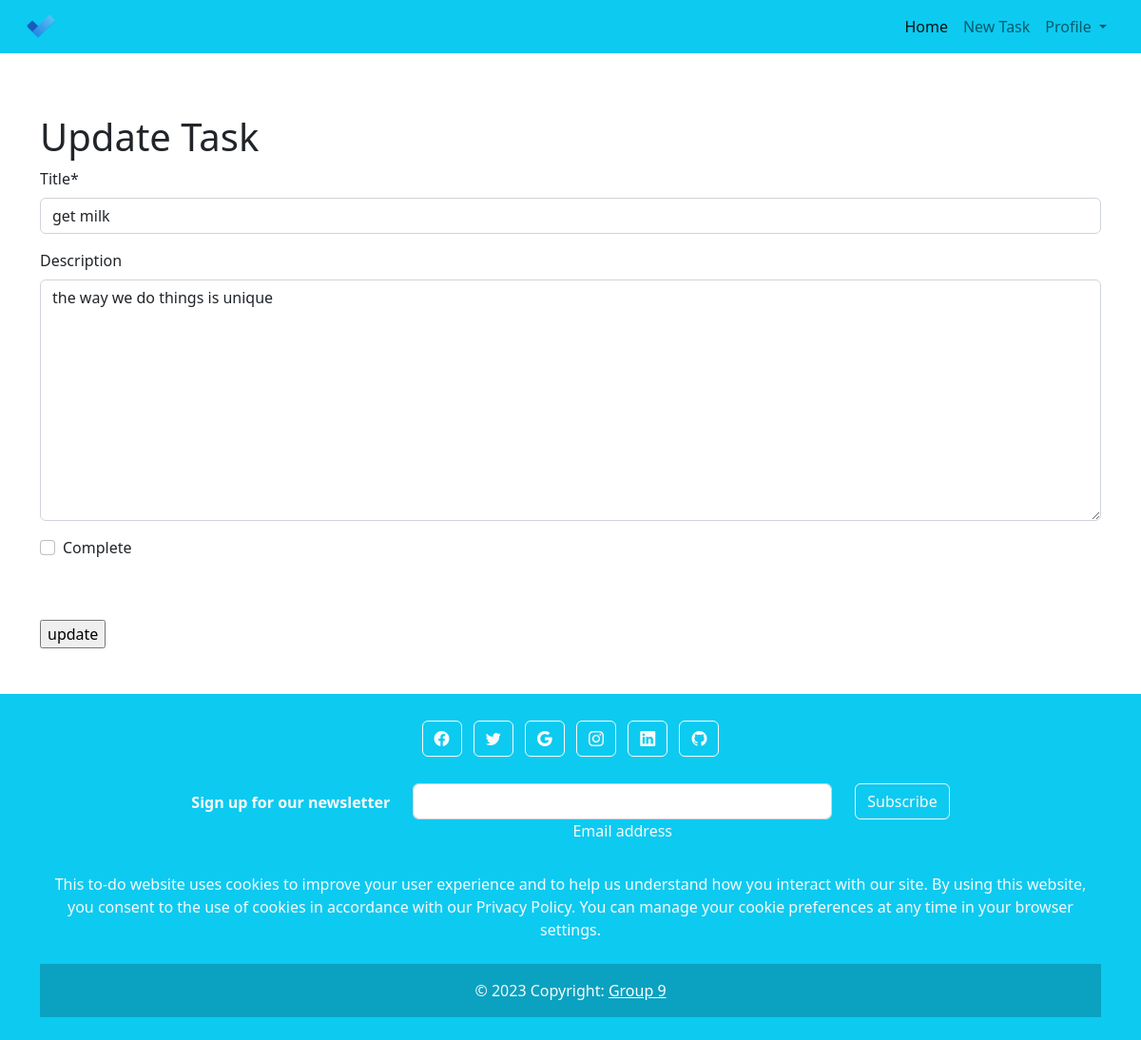
Before: /task-update/2/ (signed in) with the older database file.
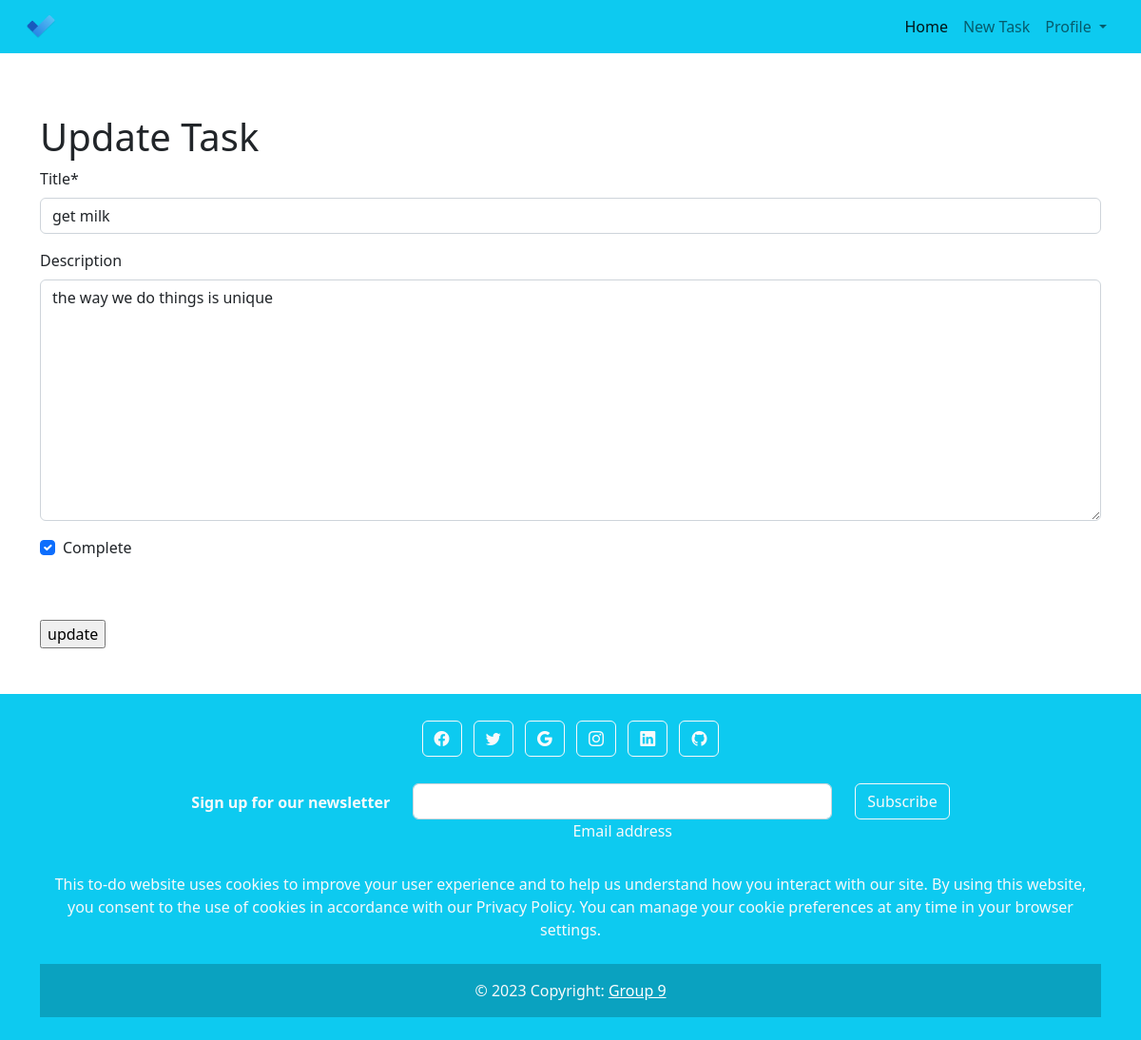
After: the same page with the newer database file.
### PNYNE/models.py (models this page shows, shortened)
class Task(models.Model):
    user = models.ForeignKey(
        User, on_delete=models.CASCADE, null=True, blank=True)
    title = models.CharField(max_length=200)
    description = models.TextField(null=True, blank=True)
    complete = models.BooleanField(default=False)
    created = models.DateTimeField(auto_now_add=True)
    due_date = models.DateTimeField(null=True, blank=True)
    priority = models.CharField(max_length=20, null=True, blank=True)
    completed_date = models.DateTimeField(null=True, blank=True)
    tag = models.OneToOneField(
        'Tag', null=True, blank=True, on_delete=models.CASCADE)
    class Meta:
        order_with_respect_to = 'user'

### PNYNE/views.py (the view)
# urls.py: path('task-update/<int:pk>/', TaskUpdate.as_view(), name='update_task'),
class TaskUpdate(LoginRequiredMixin, UpdateView):
    model = Task
    fields = ['title', 'description', 'complete']
    template_name = 'task/task_update.html'
    success_url = reverse_lazy('home')

### templates/task/task_update.html (shortened to what this page needs)
{% extends 'main/main.html' %} {% load crispy_forms_tags %} {% block content %}
<!DOCTYPE html>
<html lang="en">
<head>
</head>
<body>
  <h1>Update Task</h1>
<form action="" method="POST">
  {{ form|crispy }}
   </select><br><br>
  <input type="submit" value="update" />
</form>
</body>
</html>
{% endblock content %}

Changed rows visible on the page:
changed Task "get milk": complete "☐" → "☑"
